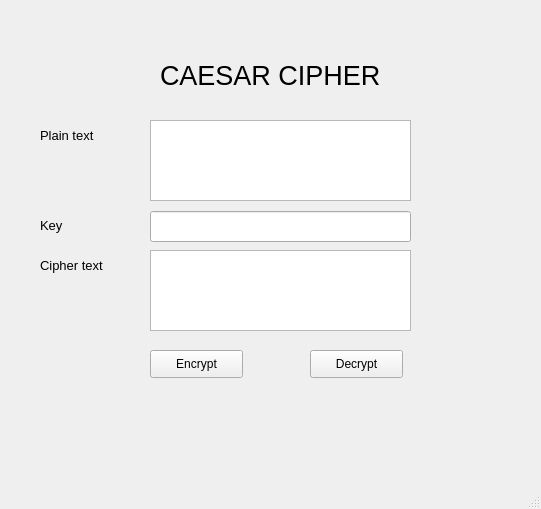
<?xml version="1.0" encoding="UTF-8"?>
<ui version="4.0">
 <class>MainWindow</class>
 <widget class="QMainWindow" name="MainWindow">
  <property name="geometry">
   <rect>
    <x>0</x>
    <y>0</y>
    <width>541</width>
    <height>509</height>
   </rect>
  </property>
  <property name="windowTitle">
   <string>MainWindow</string>
  </property>
  <widget class="QWidget" name="centralwidget">
   <widget class="QLabel" name="label_3">
    <property name="geometry">
     <rect>
      <x>40</x>
      <y>210</y>
      <width>91</width>
      <height>31</height>
     </rect>
    </property>
    <property name="font">
     <font>
      <pointsize>10</pointsize>
     </font>
    </property>
    <property name="text">
     <string>Key</string>
    </property>
   </widget>
   <widget class="QPushButton" name="btn_encrypt">
    <property name="geometry">
     <rect>
      <x>150</x>
      <y>350</y>
      <width>93</width>
      <height>28</height>
     </rect>
    </property>
    <property name="text">
     <string>Encrypt</string>
    </property>
   </widget>
   <widget class="QPushButton" name="btn_decrypt">
    <property name="geometry">
     <rect>
      <x>310</x>
      <y>350</y>
      <width>93</width>
      <height>28</height>
     </rect>
    </property>
    <property name="text">
     <string>Decrypt</string>
    </property>
   </widget>
   <widget class="QTextEdit" name="txt_plain_text">
    <property name="geometry">
     <rect>
      <x>150</x>
      <y>120</y>
      <width>261</width>
      <height>81</height>
     </rect>
    </property>
   </widget>
   <widget class="QLabel" name="label_4">
    <property name="geometry">
     <rect>
      <x>40</x>
      <y>120</y>
      <width>91</width>
      <height>31</height>
     </rect>
    </property>
    <property name="font">
     <font>
      <pointsize>10</pointsize>
     </font>
    </property>
    <property name="text">
     <string>Plain text</string>
    </property>
   </widget>
   <widget class="QLabel" name="label_5">
    <property name="geometry">
     <rect>
      <x>40</x>
      <y>250</y>
      <width>91</width>
      <height>31</height>
     </rect>
    </property>
    <property name="font">
     <font>
      <pointsize>10</pointsize>
     </font>
    </property>
    <property name="text">
     <string>Cipher text</string>
    </property>
   </widget>
   <widget class="QLabel" name="label_6">
    <property name="geometry">
     <rect>
      <x>160</x>
      <y>60</y>
      <width>321</width>
      <height>31</height>
     </rect>
    </property>
    <property name="font">
     <font>
      <pointsize>20</pointsize>
     </font>
    </property>
    <property name="text">
     <string>CAESAR CIPHER</string>
    </property>
   </widget>
   <widget class="QTextEdit" name="txt_cipher_text">
    <property name="geometry">
     <rect>
      <x>150</x>
      <y>250</y>
      <width>261</width>
      <height>81</height>
     </rect>
    </property>
   </widget>
   <widget class="QLineEdit" name="txt_key">
    <property name="geometry">
     <rect>
      <x>150</x>
      <y>211</y>
      <width>261</width>
      <height>31</height>
     </rect>
    </property>
   </widget>
  </widget>
  <widget class="QMenuBar" name="menubar">
   <property name="geometry">
    <rect>
     <x>0</x>
     <y>0</y>
     <width>541</width>
     <height>26</height>
    </rect>
   </property>
  </widget>
  <widget class="QStatusBar" name="statusbar"/>
 </widget>
 <resources/>
 <connections/>
</ui>
